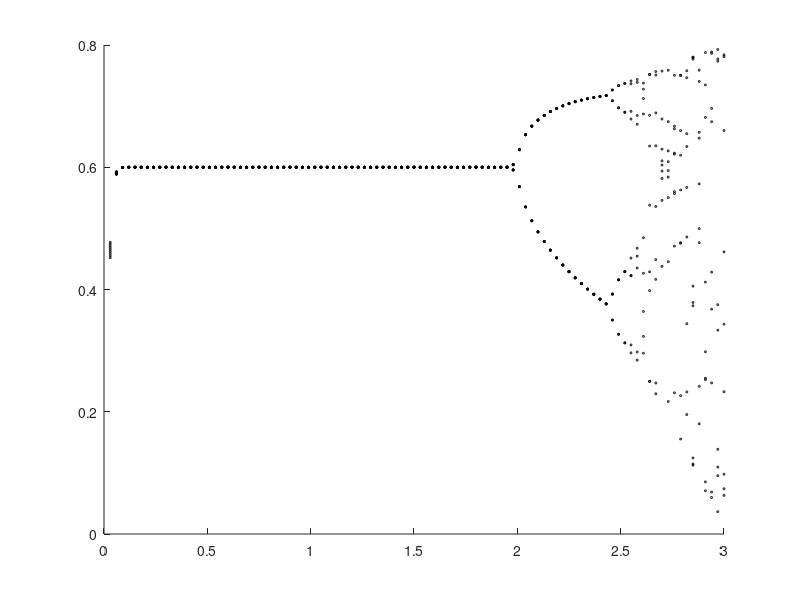

The MATLAB source for this figure:
% nMax = 100; % max number of days to simulate
% 
% r = 0.1;
% k = 0.6;
% 
% x = zeros(1,nMax); % fraction caffeinated
% x(1) = 0.2; % initial fraction caffeinated
% 
% for n=2:nMax
%     x(n) = x(n-1) + r * (1-x(n-1)/k) * x(n-1);
% end % finished loop through days
% 
% % THE MODEL ^
% % ------------------------------------------
% % THE BEHAVIOR / THE OUTPUT ? 
% 
% figure(1); 
% plot(x,'-ok');
% ylabel('Population')
% xlabel('Days')
% 
% r = 2.1;
% x = zeros(1,nMax);
% x(1) = 0.2;
% 
% for n=2:nMax
%     x(n) = x(n-1) + r * (1-x(n-1)/k) * x(n-1);
% end
% 
% figure(2); 
% plot(x,'-ob');
% ylabel('Population')
% xlabel('Days')
% 
% %------------------------
% r = 2.5;
% k = 0.6;
% x = zeros(1,nMax);
% x(1) = 0.1;
% 
% for n=2:nMax
%     x(n) = x(n-1) + r * (1-x(n-1)/k) * x(n-1);
% end
% 
% figure(3); 
% plot(x,'-or');
% ylabel('Population')
% xlabel('Days')
% 
% %-------------------------
k = 0.6;
figure(1);
hold on
numTrials = 100;

nMax = 100;
for i = 1:numTrials
    r = 0 + 3.0 / numTrials * i;
    x = zeros(1,nMax);
    x(1) = 0.1;

    for n=2:nMax
        x(n) = x(n-1) + r * (1-x(n-1)/k) * x(n-1);
    end
%     if (x(nMax / 2) == x(nMax) || x(nMax / 2 + 1) == x(nMax))
%         scatter(r, x(100), 2, 'k')
%     else
%         scatter(r, 0, 2, 'red') %steady state not reached
%     end
    for m = 0:8
        scatter(r, x(numTrials - m), 2, 'k')
    end

end



